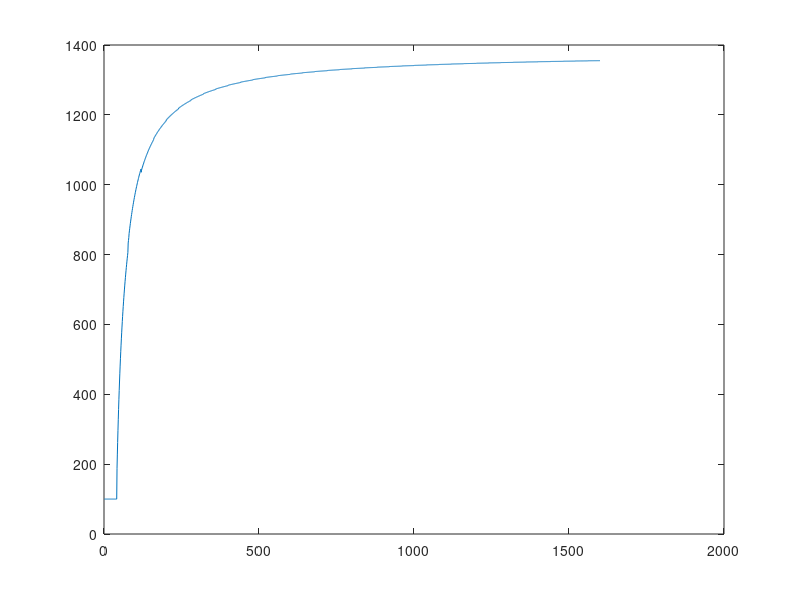

The MATLAB source for this figure:
clear all;

n=1600;

A = gallery('neumann', n) + speye(n);

for k=[1:n]
    Ak = A(1:k,1:k);

    [Lk, Uk, Pk] = lu(Ak);

    Au = triu(Ak);
    r(k) = 100*nnz(Uk)/nnz(Au);
end

plot([1:n], r)